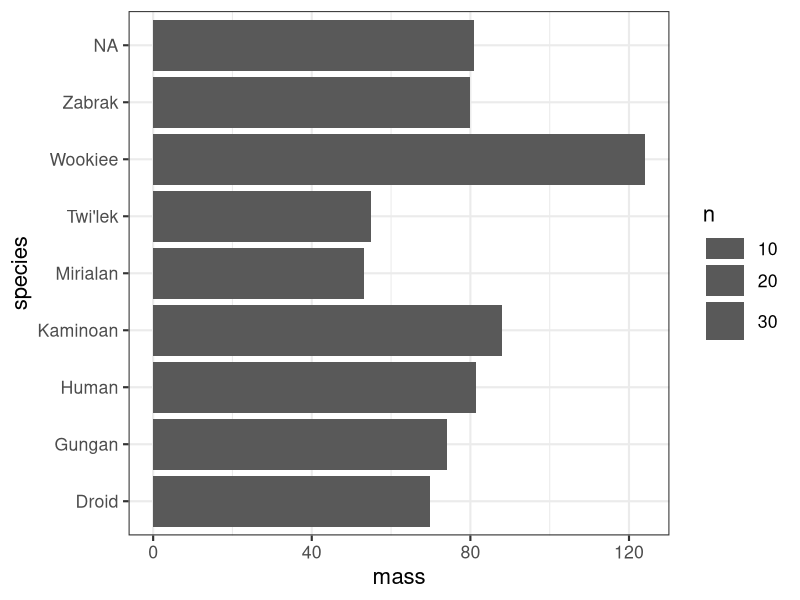

Reproduce this figure in R. (Note: this script raises an error after producing the figure.)
## ---- chunk 1
knitr::opts_chunk$set(echo = TRUE)
require(dplyr)
require(ggplot2)
require(knitr)
## ---- chunk 2
ggplot_image = "https://github.com/tidyverse/ggplot2/raw/master/man/figures/logo.png"
dplyr_image = "https://github.com/tidyverse/dplyr/raw/master/man/figures/logo.png"
tidyr_image = "https://github.com/tidyverse/tidyr/raw/master/man/figures/logo.png"
recipes_image = "https://github.com/tidymodels/recipes/raw/master/man/figures/logo.png"

rcpp_image = "https://avatars3.githubusercontent.com/u/5811336?s=200&v=4"

reticulate_image = "https://rstudio.github.io/reticulate/images/reticulated_python.png"

devtools_image = "https://devtools.r-lib.org/reference/figures/logo.svg"
rstudio_image = "https://github.com/rstudio/hex-stickers/raw/master/SVG/RStudio.svg?sanitize=true"
rstudio_profiler_image = "https://support.rstudio.com/hc/en-us/article_attachments/206192548/Screen_Shot_2016-04-04_at_3.22.08_PM.png"
pkgdown_image = "https://pkgdown.r-lib.org/reference/figures/logo.png"
rmarkdown_image = "https://camo.githubusercontent.com/de0519dd8e4ebc982eb0ddfaa9c6cd0924149e6c/68747470733a2f2f626f6f6b646f776e2e6f72672f79696875692f726d61726b646f776e2f696d616765732f6865782d726d61726b646f776e2e706e67"
## ---- chunk 3
knitr::include_graphics(ggplot_image)
## ---- chunk 4
require(dplyr)
require(ggplot2)

starwars %>%
  group_by(species) %>%
  summarise(
    n = n(),
    mass = mean(mass, na.rm = TRUE)
  ) %>%
  ungroup() %>%
  filter(n > 1, mass > 50) %>%
  ggplot(aes(x = species, y = mass, size = n)) +
  geom_bar(stat = 'identity') +
  coord_flip() +
  theme_bw(base_size = 16)
## ---- chunk 5
knitr::include_graphics(c(dplyr_image, tidyr_image))
## ---- chunk 6
require(magrittr)

data = data.frame(group = sample(LETTERS, 100, replace = TRUE),
                  y1_agg_me_not = 1:100,
                  y2_agg_me = (1:100)^2,
                  y3_agg_me = rnorm(100))
data %>% head() %>% kable
## ---- chunk 7
require(dplyr)
require(tidyselect)
data %>%
  filter(group != 'D') %>%
  group_by(group) %>%
  summarise(across(ends_with("agg_me"), list("sum" = sum, "mean" = mean))) %>%
  ungroup() %>%
  head() %>%
  kable
## ---- chunk 8
data = data.frame(user = c(rep("J", 3), rep("C", 3), rep("N", 3)),
                  item = rep(c("Item1", "Item2", "Item3"), 3),
                  impressions = 1:9,
                  clicks = 1:9)
data %>% head %>% kable
## ---- chunk 9
data = data %>%
  mutate(click_through_rate = clicks/impressions)
data %>% kable
## ---- chunk 10
require(tidyr)
require(tidyselect)
data %>%
  pivot_wider(names_from = item, values_from = c(impressions, clicks, click_through_rate)) %>%
  select(user, starts_with("click_through_rate")) %>%
  kable
## ---- chunk 11
knitr::include_graphics(recipes_image)
## ---- chunk 12
require(recipes)

n = 100
data = data.frame(
  y = rnorm(n),
  categorical = sample(LETTERS, n, replace = TRUE),
  numerical = rnorm(n),
  constant = 1
)

rec = recipe(y ~ categorical + numerical + constant, data = data) %>%
  step_meanimpute(all_numeric()) %>%
  step_modeimpute(all_nominal()) %>%
  prep(data) %>%
  bake(data)
## ---- chunk 13
knitr::include_graphics(rcpp_image)
## ---- chunk 14
knitr::include_graphics(reticulate_image)
## ---- chunk 15
knitr::include_graphics(devtools_image)
## ---- chunk 16
knitr::include_graphics(c(rstudio_image, rstudio_profiler_image))
## ---- chunk 17
knitr::include_graphics(c(pkgdown_image, rmarkdown_image))
